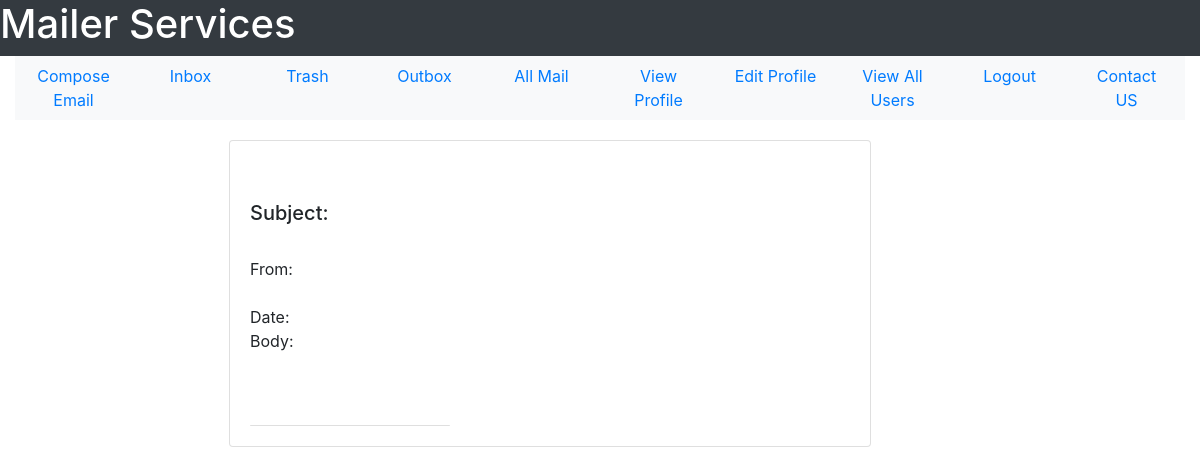
The app's page /view-mail/302 (signed in), older data.
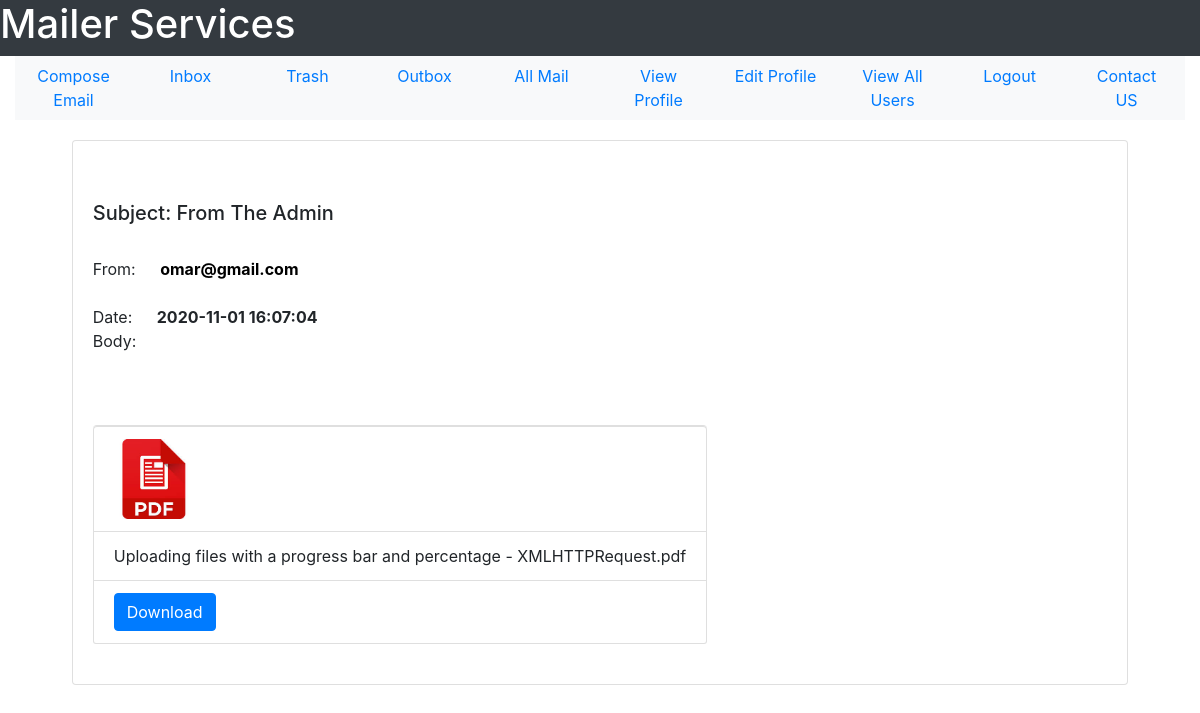
The same page, newer data.
### tables this page shows
CREATE TABLE mail(mail_id INTEGER PRIMARY KEY, sender_id INTEGER NOT NULL, receiver_id INTEGER NOT NULL, mail_subject TEXT, mail_body TEXT,  mail_date TEXT NOT NULL,mail_seen INTEGER DEFAULT 0 CHECK(mail_seen == 0 OR mail_seen == 1), sender_trashed INTEGER DEFAULT 0 CHECK(sender_trashed == 0 OR sender_trashed == 1), receiver_trashed INTEGER DEFAULT 0 CHECK(receiver_trashed == 0 OR receiver_trashed == 1), multiple_receivers INTEGER DEFAULT 0 CHECK(multiple_receivers == 0 OR multiple_receivers == 1), FOREIGN KEY(sender_id, receiver_id) REFERENCES user(user_id, user_id));

CREATE TABLE user(user_id INTEGER PRIMARY KEY, user_name TEXT NOT NULL, user_email TEXT NOT NULL, user_password TEXT  NOT NULL, user_gender TEXT NOT NULL, user_date_of_birth TEXT NOT NULL, user_city TEXT NOT NULL, user_country TEXT NOT NULL, user_contact INTEGER, user_account_creation_date TEXT NOT NULL, user_active INTEGER DEFAULT 0 CHECK(user_active == 1 OR user_active == 0), visits INTEGER DEFAULT 0, UNIQUE(user_email));

CREATE TABLE attachment(attachment_id INTEGER PRIMARY KEY, mail_id INTEGER NOT NULL, attachment_file TEXT NOT NULL, FOREIGN KEY(mail_id) REFERENCES mail(mail_id)ON DELETE CASCADE);

### User/User_Mail/user_mail.py (the view)
@user_mail_bp.route("/view-mail/<mail_id>")
def view_mail(mail_id):
    sqlite_connection = sqlite3.connect('MAIL_DB.db')
    select_mail_query = """SELECT sender_id, mail_subject, mail_body, mail_date, mail_id FROM mail WHERE mail_id = ?;"""
    mail_record = sqlite_connection.execute(select_mail_query, (mail_id,))
    mail_data = {}
    for data in mail_record:
        mail_data['sender_mail'] = get_user_email(data[0])
        mail_data['mail_subject'] = data[1]
        mail_data['mail_body'] = data[2]
        mail_data['mail_date'] = remove_milli_seconds(data[3])
        mail_data['mail_id'] = data[4]
    if check_attachment_exist(mail_id):
        select_attachment_query = """SELECT attachment_file FROM attachment WHERE mail_id = ?;"""
        attach_record = sqlite_connection.execute(select_attachment_query, (mail_id,))
        attachments = []
        for file in attach_record:
            attachments.append(file[0])
        mail_data['attachments'] = attachments
    update_query = """UPDATE mail SET mail_seen = ? WHERE mail_id = ?;"""
    update_query_data = (1, mail_id)
    sqlite_connection.execute(update_query, update_query_data)
    sqlite_connection.commit()
    sqlite_connection.close()
    return render_template('User_Mail/view_mail.html', mail = mail_data, user_mail = session["email"])

### User/User_Mail/user_mail.py (called while the page is built)
def get_user_email(user_id):
    sqlite_connection = sqlite3.connect('MAIL_DB.db')
    select_user_query = """SELECT user_email FROM user WHERE user_id = ?;"""
    select_user_query_data = (user_id,)
    user_record = sqlite_connection.execute(select_user_query, select_user_query_data)
    user_email = ""
    for data in user_record:
        user_email = data[0]
    sqlite_connection.close()
    return user_email

def check_attachment_exist(mail_id):
    sqlite_connection = sqlite3.connect('MAIL_DB.db')
    search_file_query = """SELECT * FROM attachment WHERE mail_id = ?;"""
    search_file_query_data = (mail_id,)
    file_list = sqlite_connection.execute(search_file_query, search_file_query_data).fetchall()
    if len(file_list) == 0:
        sqlite_connection.close()
        return False
    else:
        sqlite_connection.close()
        return True

def remove_milli_seconds(full_date):
    date = datetime.strptime(full_date, '%Y-%m-%d %H:%M:%S.%f')
    return date.strftime('%Y-%m-%d %H:%M:%S')

### User/User_Mail/templates/User_Mail/view_mail.html (shortened to what the changed rows need)
<!DOCTYPE html>
<html lang = "en">
    <head>
        <link rel="stylesheet" href="https://maxcdn.bootstrapcdn.com/bootstrap/4.5.2/css/bootstrap.min.css">
    </head>
    <body>
        <div class = "container-fluid">
            <div class = "row bg-dark text-white">
                <h1>Mailer Services</h1>
            </div>
        <div class = "row">
            <div class = "card" style = "margin-left: auto;margin-right: auto;margin-top: 20px;padding: 20px;">
                <div class = "card-body" style = "width: 600px;">
                </div>
                <h5>Subject: {{mail['mail_subject']}}</h5>
                <br>
                <span>From: <a href = "{{url_for('user_mail_bp.compose_to_email', user_mail = mail['sender_mail'])}}" style = "color: black;">
                    <strong style = "margin-left: 20px;">{{mail['sender_mail']}}</strong>
                </a></span>
                <br>
                <span>Date: <strong style = "margin-left: 20px;">{{mail['mail_date']}}</strong></span>
                <span style = "display: block;">Body:</span>
                <br><br><br>
                    <ul class = "list-group" style = "margin-right: 400px;">
                    {%if mail['attachments']:%}
                        {%for file in mail['attachments']%}
                            {%if ".pdf" in file:%}
                            <li class = "list-group-item">
                            <a href = "{{url_for('user_mail_bp.view_file', file_name = file )}}" id = "pdfFile" target = "_blank">
                                <img src = "{{url_for('static', filename = 'images/pdf_icon.jpg')}}"
                                 width = '80px' height = '80px'>
                                </a>
                             </li>
                             <li class = "list-group-item">
                                 {{file}}
                             </li>
                             <li class = "list-group-item" style = "margin-bottom: 20px;">
                             <a href = "{{url_for('user_mail_bp.download_file', file_name = file)}}" class = "btn btn-primary">Download</a>
                             </li>
                     {%endif%}
                        {%endfor%}
                    {%endif%}
                            </ul>
                </div>
        </div>
      </div>
    </body>
</html>

Row changes from the older to the newer data that the page shows:
added mail: mail_subject "From The Admin"
now on this page (row edited): user: sender_mail "omar@gmail.com"
added attachment: attachment_file "Uploading files with a progress bar and percentage - XMLHTTPRequest.pdf"
Text that changed along with them:
{{ mail['mail_date'] }}: (not shown) → "2020-11-01 16:07:04"
